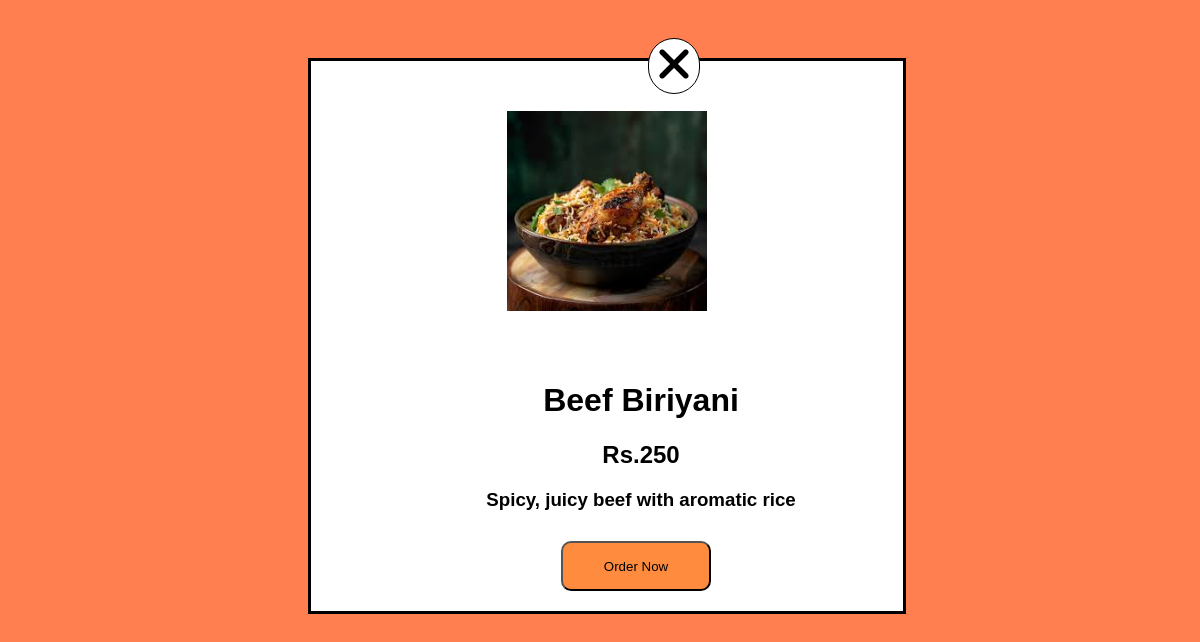
The page /one_product/1/ on the database its author committed.
### App/models.py (models this page shows, shortened)
class Products(models.Model):
    image=models.ImageField( upload_to='pics/')
    title=models.CharField( max_length=50)
    descript=models.CharField( max_length=50)
    price=models.IntegerField()

### App/views.py (the view)
# urls.py: path('one_product/<int:product_id>/',one_product,name="one_product"),
def one_product(request,product_id):
    product = get_object_or_404(Products,id=product_id)
    return render(request,'one-food.html',{'product':product})

### templates/one-food.html (shortened to what this page needs)
<!DOCTYPE html>
<html lang="en">
<head>
    {% load static %}
    <link rel="stylesheet" href="{% static 'css/style6.css' %}">
</head>
<body>
    <div class="whole">
         <div class="close">
            <a href="{% url 'order' %}"><img src="{% static 'image/close.png' %}" alt="close"> </a>
        </div>
             <div id="OrderNow">
                <div class="food-item">
                    {% if product.image.url %}
                        <img src="{{product.image.url}}">
                    {% endif %}
                </div>
                <div class="desc">
                    <h1>{{product.title}}</h1>
                    <h2>Rs.{{product.price}}</h2>
                    <h3>{{product.descript}}</h3>
                </div>
                <div class="order">
                    <a href="{% url 'ordernow' product.id %}">
                    <button>Order Now</button>
                    </a>
                </div>
            </div>
    </div>
</body>
</html>

### static/css/style6.css (style rules this page uses)
body { background-color: coral; }
#OrderNow { height: 550px; background-color: white; position: absolute; top: 50px; width: 100%; border-color: black; border-style: solid; }
.food-item { height: 300px; }
.desc { display: inline-block; width: 500px; margin-left: 80px; text-align: center; font-family: sans-serif; }
.order { display: inline-block; position: absolute; top:480px; left: 250px; }
button { border-radius: 10px; height: 50px; width: 150px; background-color: rgba(255, 102, 0, 0.753); }
.close { position: absolute; top: 30px; width: 50px; background-color: white; left: 340px; z-index: 2; border: 1px solid black; border-radius: 50px; }
.whole { position: relative; margin: 0; width: 50%; height: 670px; left: 300px; }
.food-item img { height: 200px; margin-top: 50px; width: 100%; object-fit: contain; }

### rows shown on the page
Products: image (picture), title "Beef Biriyani", price "250", descript "Spicy, juicy beef with aromatic rice"
